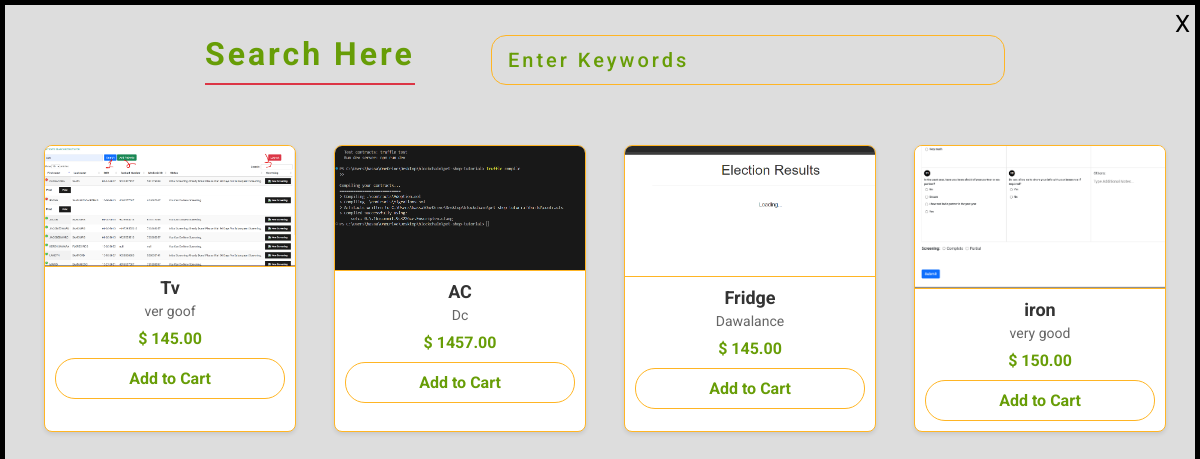
The app's page /search/ with its own data.
### myapp/models.py (models this page shows, shortened)
class products1(models.Model):
    product_id = models.AutoField(primary_key=True)
    name = models.CharField(max_length=200)
    description = models.CharField(max_length=200)
    seller = models.ForeignKey(Seller, on_delete=models.CASCADE)
    category = models.ForeignKey(Category, on_delete=models.CASCADE)
    price = models.DecimalField(max_digits=10, decimal_places=2)
    quantity = models.IntegerField()
    image = models.FileField(upload_to='media/', null=True, blank=True)

### myapp/views.py (the view)
# urls.py: path('search/', views.search, name="search"),
def search(request):
    product = products1.objects.all()
    return render(request, 'search.html', {'products': product})

### templates/search.html (shortened to what this page needs)
<!DOCTYPE html>
<html>
<head>
</head>
<body>
<a href="{% url 'home' %}">
    <button class="cancel-btn">
      X
    </button>
  </a>
<div class="container-fluid">
<div class="container">
<div class="search">
<h1>Search Here</h1>
<input type="text" name="" id="find" placeholder="Enter Keywords" onkeyup="search()">
</div>
<div class="product-list">
{% for product in products %}
    <div class="product">
      <img src="{{ product.image.url }}" alt="{{ product.name }}">  <div class="product-details">
        <h3>{{ product.name }}</h3>
        <p>{{ product.description }}</p>
        <div class="price">$ {{ product.price }}</div>  <button class="add-to-cart-btn">Add to Cart</button>
      </div>
    </div>
  {% endfor %}
</div></div></div>
</body>
</html>

### templates/search.html (style rules this page uses)
* { margin: 0; padding: 0; font-family: 'Roboto', sans-serif; }
body { background: #ddd; border: 5px solid #000; margin: 0; box-sizing: border-box; }
.container-fluid { width: 100%; height: auto; padding: 0px 0px 80px 0px; }
.container { width: 1200px; height: auto; margin: auto; }
.container .search { display: flex; padding: 30px 200px; justify-content: space-between; }
.container .search h1 { color: #679d06; font-weight: bold; letter-spacing: 3px; display: inline-block; border-bottom: 2px solid #dc3545; padding-bottom: 10px; }
.container .search input { width: 60%; padding: 5px 16px; background: transparent; border: 1px solid #FFB524; font-size: 20px; text-transform: capitalize; letter-spacing: 3px; outline: none; border-radius: 15px; }
.container .search input::placeholder { color: #679d06; font-weight: 500; }
.container .product-list { display: flex; flex-wrap: wrap; justify-content: space-around; padding: 20px; }
.container .product-list .product { background: #fff; border: 1px solid #FFB524; border-radius: 8px; box-shadow: 0 2px 4px rgba(0, 0, 0, 0.1); margin: 10px; width: 250px; overflow: hidden; font-family: 'Roboto', sans-serif; transition: box-shadow 0.3s ease; }
.container .product-list .product img { width: 100%; height: auto; display: block; border-bottom: 1px solid #FFB524; }
.container .product-list .product .product-details { padding: 10px; text-align: center; }
.container .product-list .product .product-details h3 { color: #333; font-size: 18px; font-weight: bold; margin-bottom: 5px; }
.container .product-list .product .product-details p { font-size: 14px; color: #666; margin-bottom: 10px; }
.container .product-list .product .product-details .price { color: #679d06; font-size: 16px; font-weight: bold; margin-bottom: 10px; }
.add-to-cart-btn { background-color: transparent; color: #679d06; border: 1px solid #FFB524; border-radius: 20px; padding: 10px; text-align: center; display: block; width: 100%; cursor: pointer; font-size: 16px; font-weight: bold; transition: background-color 0.3s, color 0.3s; }
.cancel-btn { position: fixed; top: 10px; right: 10px; z-index: 1000; cursor: pointer; font-size: 24px; background: none; border: none; color: #000; }
.search h1 { color: #679d06; font-weight: bold; }

### records on screen
products1: image (picture), name "Tv", description "ver goof", price "145.00"
products1: image (picture), name "AC", description "Dc", price "1457.00"
products1: shows a picture, name "Fridge", description "Dawalance", price "145.00"
products1: shows a picture, name "iron", description "very good", price "150.00"
